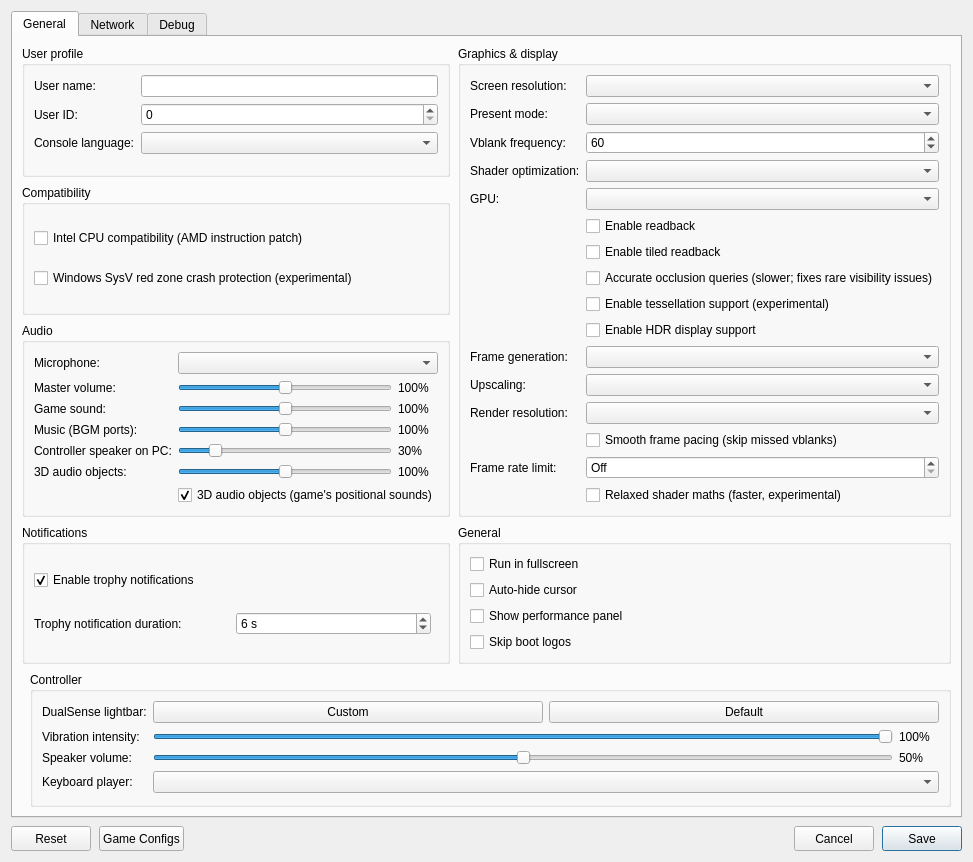
<?xml version="1.0" encoding="UTF-8"?>
<ui version="4.0">
 <class>ConfigurationEditDialog</class>
 <widget class="QDialog" name="ConfigurationEditDialog">
  <property name="geometry">
   <rect>
    <x>0</x>
    <y>0</y>
    <width>900</width>
    <height>620</height>
   </rect>
  </property>
  <property name="windowTitle">
   <string>Settings</string>
  </property>
  <property name="locale">
   <locale language="English" country="UnitedStates"/>
  </property>
  <layout class="QVBoxLayout" name="dialogLayout">
   <property name="spacing"><number>8</number></property>
   <item>
    <widget class="QTabWidget" name="settings_tabs">
     <property name="currentIndex"><number>0</number></property>
     <widget class="QWidget" name="settings_tab">
      <attribute name="title"><string>General</string></attribute>
      <layout class="QGridLayout" name="gridLayout">
       <property name="horizontalSpacing">
        <number>8</number>
       </property>
       <property name="verticalSpacing">
        <number>8</number>
       </property>
       <item row="0" column="0" colspan="2">
        <layout class="QGridLayout" name="sectionsLayout" columnstretch="1,1">
         <property name="horizontalSpacing">
          <number>8</number>
         </property>
         <property name="verticalSpacing">
          <number>8</number>
         </property>
         <item row="0" column="0">
          <widget class="QGroupBox" name="user_profile_group">
           <property name="title">
            <string>User profile</string>
           </property>
           <layout class="QFormLayout" name="userProfileLayout">
            <property name="fieldGrowthPolicy">
             <enum>QFormLayout::AllNonFixedFieldsGrow</enum>
            </property>
            <item row="0" column="0">
             <widget class="QLabel" name="label_user_name">
              <property name="text"><string>User name:</string></property>
             </widget>
            </item>
            <item row="0" column="1">
             <widget class="MandatoryLineEdit" name="lineEdit_user_name">
              <property name="toolTip"><string>Local user name exposed to games</string></property>
              <property name="clearButtonEnabled"><bool>true</bool></property>
             </widget>
            </item>
            <item row="1" column="0">
             <widget class="QLabel" name="label_user_id">
              <property name="text"><string>User ID:</string></property>
             </widget>
            </item>
            <item row="1" column="1">
             <widget class="QSpinBox" name="spinBox_user_id">
              <property name="toolTip"><string>Local user ID exposed to games</string></property>
             </widget>
            </item>
            <item row="2" column="0">
             <widget class="QLabel" name="label_console_language">
              <property name="text"><string>Console language:</string></property>
             </widget>
            </item>
            <item row="2" column="1">
             <widget class="QComboBox" name="comboBox_console_language">
              <property name="toolTip"><string>Language</string></property>
             </widget>
            </item>
           </layout>
          </widget>
         </item>
         <item row="2" column="0">
          <widget class="QGroupBox" name="audio_group">
           <property name="title"><string>Audio</string></property>
           <layout class="QFormLayout" name="audioLayout">
            <property name="fieldGrowthPolicy">
             <enum>QFormLayout::AllNonFixedFieldsGrow</enum>
            </property>
            <item row="0" column="0">
             <widget class="QLabel" name="label_audio_input_device">
              <property name="text"><string>Microphone:</string></property>
             </widget>
            </item>
            <item row="0" column="1">
             <widget class="QComboBox" name="comboBox_audio_input_device"/>
            </item>
           <item row="1" column="0">
            <widget class="QLabel" name="label_audio_master">
             <property name="text"><string>Master volume:</string></property>
            </widget>
           </item>
           <item row="1" column="1">
            <layout class="QHBoxLayout" name="audio_master_layout">
             <item>
              <widget class="QSlider" name="slider_audio_master">
               <property name="toolTip"><string>Everything the game plays on this PC (not the DualSense). 100% is unchanged; above 100% amplifies and can clip.</string></property>
               <property name="maximum"><number>200</number></property>
               <property name="singleStep"><number>5</number></property>
               <property name="pageStep"><number>10</number></property>
               <property name="value"><number>100</number></property>
               <property name="orientation"><enum>Qt::Horizontal</enum></property>
              </widget>
             </item>
             <item>
              <widget class="QLabel" name="label_audio_master_value">
               <property name="minimumSize"><size><width>40</width><height>0</height></size></property>
               <property name="text"><string>100%</string></property>
              </widget>
             </item>
            </layout>
           </item>
           <item row="2" column="0">
            <widget class="QLabel" name="label_audio_main">
             <property name="text"><string>Game sound:</string></property>
            </widget>
           </item>
           <item row="2" column="1">
            <layout class="QHBoxLayout" name="audio_main_layout">
             <item>
              <widget class="QSlider" name="slider_audio_main">
               <property name="toolTip"><string>Game audio on the main output ports (most effects, and music in games that mix it there). 100% is unchanged.</string></property>
               <property name="maximum"><number>200</number></property>
               <property name="singleStep"><number>5</number></property>
               <property name="pageStep"><number>10</number></property>
               <property name="value"><number>100</number></property>
               <property name="orientation"><enum>Qt::Horizontal</enum></property>
              </widget>
             </item>
             <item>
              <widget class="QLabel" name="label_audio_main_value">
               <property name="minimumSize"><size><width>40</width><height>0</height></size></property>
               <property name="text"><string>100%</string></property>
              </widget>
             </item>
            </layout>
           </item>
           <item row="3" column="0">
            <widget class="QLabel" name="label_audio_music">
             <property name="text"><string>Music (BGM ports):</string></property>
            </widget>
           </item>
           <item row="3" column="1">
            <layout class="QHBoxLayout" name="audio_music_layout">
             <item>
              <widget class="QSlider" name="slider_audio_music">
               <property name="toolTip"><string>Music the game plays on its own background-music ports. Has no effect on games that mix music into the main output.</string></property>
               <property name="maximum"><number>200</number></property>
               <property name="singleStep"><number>5</number></property>
               <property name="pageStep"><number>10</number></property>
               <property name="value"><number>100</number></property>
               <property name="orientation"><enum>Qt::Horizontal</enum></property>
              </widget>
             </item>
             <item>
              <widget class="QLabel" name="label_audio_music_value">
               <property name="minimumSize"><size><width>40</width><height>0</height></size></property>
               <property name="text"><string>100%</string></property>
              </widget>
             </item>
            </layout>
           </item>
           <item row="4" column="0">
            <widget class="QLabel" name="label_audio_pad_speaker">
             <property name="text"><string>Controller speaker on PC:</string></property>
            </widget>
           </item>
           <item row="4" column="1">
            <layout class="QHBoxLayout" name="audio_pad_speaker_layout">
             <item>
              <widget class="QSlider" name="slider_audio_pad_speaker">
               <property name="toolTip"><string>Sounds meant for the DualSense speaker when no DualSense plays them (no controller, or not wired/Bluetooth). The console speaker is small, so these are turned down by default.</string></property>
               <property name="maximum"><number>200</number></property>
               <property name="singleStep"><number>5</number></property>
               <property name="pageStep"><number>10</number></property>
               <property name="value"><number>30</number></property>
               <property name="orientation"><enum>Qt::Horizontal</enum></property>
              </widget>
             </item>
             <item>
              <widget class="QLabel" name="label_audio_pad_speaker_value">
               <property name="minimumSize"><size><width>40</width><height>0</height></size></property>
               <property name="text"><string>30%</string></property>
              </widget>
             </item>
            </layout>
           </item>
           <item row="5" column="0">
            <widget class="QLabel" name="label_audio_objects">
             <property name="text"><string>3D audio objects:</string></property>
            </widget>
           </item>
           <item row="5" column="1">
            <layout class="QHBoxLayout" name="audio_objects_layout">
             <item>
              <widget class="QSlider" name="slider_audio_objects">
               <property name="toolTip"><string>Sound effects the game places in 3D (PS5 3D audio object ports), mixed into the game sound on this PC. Game sound and master volume apply on top. 100% is unchanged.</string></property>
               <property name="maximum"><number>200</number></property>
               <property name="singleStep"><number>5</number></property>
               <property name="pageStep"><number>10</number></property>
               <property name="value"><number>100</number></property>
               <property name="orientation"><enum>Qt::Horizontal</enum></property>
              </widget>
             </item>
             <item>
              <widget class="QLabel" name="label_audio_objects_value">
               <property name="minimumSize"><size><width>40</width><height>0</height></size></property>
               <property name="text"><string>100%</string></property>
              </widget>
             </item>
            </layout>
           </item>
           <item row="6" column="1">
            <widget class="QCheckBox" name="checkBox_audio_objects">
             <property name="toolTip"><string>Play the sounds the game places in 3D (PS5 3D audio object ports: ambience, positioned effects). Off drops them, as older Kyty versions did.</string></property>
             <property name="text"><string>3D audio objects (game's positional sounds)</string></property>
             <property name="checked"><bool>true</bool></property>
            </widget>
           </item>
           </layout>
          </widget>
         </item>
         <item row="0" column="1" rowspan="3">
          <widget class="QGroupBox" name="graphics_group">
           <property name="title">
            <string>Graphics &amp;&amp; display</string>
           </property>
           <layout class="QFormLayout" name="graphicsLayout">
            <property name="fieldGrowthPolicy">
             <enum>QFormLayout::AllNonFixedFieldsGrow</enum>
            </property>
            <item row="0" column="0">
             <widget class="QLabel" name="label_screen_resolution">
              <property name="text"><string>Screen resolution:</string></property>
             </widget>
            </item>
            <item row="0" column="1">
             <widget class="QComboBox" name="comboBox_screen_resolution">
              <property name="toolTip"><string>Window resolution</string></property>
             </widget>
            </item>
            <item row="1" column="0">
             <widget class="QLabel" name="label_present_mode">
              <property name="text"><string>Present mode:</string></property>
             </widget>
            </item>
            <item row="1" column="1">
             <widget class="QComboBox" name="comboBox_present_mode">
              <property name="toolTip"><string>Vulkan swapchain presentation mode</string></property>
             </widget>
            </item>
            <item row="2" column="0">
             <widget class="QLabel" name="label_vblank_frequency">
              <property name="text"><string>Vblank frequency:</string></property>
             </widget>
            </item>
            <item row="2" column="1">
             <widget class="QSpinBox" name="spinBox_vblank_frequency">
              <property name="toolTip"><string>Virtual display refresh rate used for frame pacing</string></property>
              <property name="minimum"><number>30</number></property>
              <property name="maximum"><number>360</number></property>
              <property name="value"><number>60</number></property>
             </widget>
            </item>
            <item row="3" column="0">
             <widget class="QLabel" name="label_shader_optimization">
              <property name="text"><string>Shader optimization:</string></property>
             </widget>
            </item>
            <item row="3" column="1">
             <widget class="QComboBox" name="comboBox_shader_optimization_type">
              <property name="toolTip"><string>Optimize shaders for code size or performance</string></property>
             </widget>
            </item>
            <item row="4" column="0">
             <widget class="QLabel" name="label_gpu">
              <property name="text"><string>GPU:</string></property>
             </widget>
            </item>
            <item row="4" column="1">
             <widget class="QComboBox" name="comboBox_gpu">
              <property name="toolTip"><string>Graphics device used by the emulator</string></property>
             </widget>
            </item>
            <item row="5" column="1">
             <widget class="QCheckBox" name="checkBox_readback">
              <property name="toolTip"><string>Read back writable linear images</string></property>
              <property name="text"><string>Enable readback</string></property>
             </widget>
            </item>
            <item row="6" column="1">
             <widget class="QCheckBox" name="checkBox_readback_tiled">
              <property name="toolTip"><string>Read back small writable tiled images</string></property>
              <property name="text"><string>Enable tiled readback</string></property>
             </widget>
            </item>
            <item row="7" column="1">
             <widget class="QCheckBox" name="checkBox_gpu_occlusion">
              <property name="toolTip"><string>Off (default): occlusion queries report everything as visible, which is much faster in heavy levels but may draw objects or effects that the game hides behind walls. On: the GPU counts visible samples as on the console (slower; fixes rare visibility issues).</string></property>
              <property name="text"><string>Accurate occlusion queries (slower; fixes rare visibility issues)</string></property>
             </widget>
            </item>
            <item row="8" column="1">
             <widget class="QCheckBox" name="checkBox_tessellation">
              <property name="toolTip"><string>Draw tessellated geometry. Disabled by default; unsupported tessellation may cause crashes.</string></property>
              <property name="text"><string>Enable tessellation support (experimental)</string></property>
             </widget>
            </item>
            <item row="9" column="1">
             <widget class="QCheckBox" name="checkBox_hdr">
              <property name="toolTip"><string>Enable HDR10 output for supported games. Requires HDR enabled on the host display.</string></property>
              <property name="text"><string>Enable HDR display support</string></property>
             </widget>
            </item>
            <item row="10" column="0">
             <widget class="QLabel" name="label_frame_generation">
              <property name="text"><string>Frame generation:</string></property>
             </widget>
            </item>
            <item row="10" column="1">
             <widget class="QComboBox" name="comboBox_frame_generation">
              <property name="toolTip"><string>Frame generation (Astro Bot, Astro's Playroom). DLSS-G: an RTX 40 or 50 card and the Streamline files in the "streamline" folder; 3x and 4x need an RTX 50 card. AMD FSR 3.1 (experimental): any GPU, 2x, with FSR upscaling or the game's own (not with DLSS upscaling); on Linux and macOS the only choice, best with Vblank frequency at twice the game's frame rate (e.g. 120).</string></property>
             </widget>
            </item>
            <item row="11" column="0">
             <widget class="QLabel" name="label_upscaler">
              <property name="text"><string>Upscaling:</string></property>
             </widget>
            </item>
            <item row="11" column="1">
             <widget class="QComboBox" name="comboBox_upscaler">
              <property name="toolTip"><string>DLSS (any RTX card) or FSR 3.1 (any GPU) replaces the game's own anti-aliasing (TAA) and upscales from the render resolution below (Astro Bot).</string></property>
             </widget>
            </item>
            <item row="12" column="0">
             <widget class="QLabel" name="label_render_resolution">
              <property name="text"><string>Render resolution:</string></property>
             </widget>
            </item>
            <item row="14" column="0">
             <widget class="QLabel" name="label_frame_rate_limit">
              <property name="text"><string>Frame rate limit:</string></property>
             </widget>
            </item>
            <item row="14" column="1">
             <widget class="QSpinBox" name="spinBox_frame_rate_limit">
              <property name="toolTip"><string>With frame generation on: NVIDIA Reflex holds the game's rendered frames to at most this rate, so generated frames are evenly spaced (on screen: this times the frame generation factor). Pick a rate your PC holds steadily, e.g. 40 or 60 with a 120 Vblank frequency. Off: no limit.</string></property>
              <property name="specialValueText"><string>Off</string></property>
              <property name="suffix"><string> fps</string></property>
              <property name="minimum"><number>19</number></property>
              <property name="maximum"><number>240</number></property>
              <property name="value"><number>19</number></property>
             </widget>
            </item>
            <item row="15" column="1">
             <widget class="QCheckBox" name="checkBox_relaxed_shader_maths">
              <property name="toolTip"><string>Experimental: maps the PS5 GPU's exact float rules (NaN-aware min/max, denormals, rounding) to the PC GPU's own instructions. Smaller shaders that compile and run a little faster; if you see sparkles, black or white pixels or broken effects, turn it off. The first start after changing it compiles the shaders again (KYTY_FLOAT_PROFILE=relaxed).</string></property>
              <property name="text"><string>Relaxed shader maths (faster, experimental)</string></property>
             </widget>
            </item>
            <item row="13" column="1">
             <widget class="QCheckBox" name="checkBox_smooth_frame_pacing">
              <property name="toolTip"><string>Runs the emulator's virtual vblank on an absolute timeline: after a slow frame, a vblank is skipped instead of the next frames being shown back to back to catch up. Can feel smoother when the frame rate dips (KYTY_PRESENT_ABS_VBLANK). With Present mode Immediate, frames are shown as soon as they are ready, at most one per vblank.</string></property>
              <property name="text"><string>Smooth frame pacing (skip missed vblanks)</string></property>
             </widget>
            </item>
            <item row="12" column="1">
             <widget class="QComboBox" name="comboBox_render_resolution">
              <property name="toolTip"><string>Astro Bot (01.018) and Astro's Playroom (01.905): the resolution the game draws its 3D image at, before its TAA, DLSS or FSR upscales it. Lower is faster; 960x540 is the fastest. No patch file needed (a "Fixed render resolution" patch, if enabled, wins).</string></property>
             </widget>
            </item>
           </layout>
          </widget>
         </item>
         <item row="3" column="0">
          <widget class="QGroupBox" name="notifications_group">
           <property name="title"><string>Notifications</string></property>
           <layout class="QVBoxLayout" name="notificationsLayout">
            <item>
             <widget class="QCheckBox" name="checkBox_trophy_notifications">
              <property name="toolTip"><string>Show trophy unlock notifications and play their sound.
    To use your own sound, replace the emulator's assets/sounds/trophy-unlock.wav with a WAV file and restart the game.</string></property>
              <property name="text"><string>Enable trophy notifications</string></property>
              <property name="checked"><bool>true</bool></property>
             </widget>
            </item>
            <item>
             <layout class="QHBoxLayout" name="trophyDurationLayout">
              <item>
               <widget class="QLabel" name="label_trophy_duration">
                <property name="text"><string>Trophy notification duration:</string></property>
               </widget>
              </item>
              <item>
               <widget class="QSpinBox" name="spinBox_trophy_duration">
                <property name="toolTip"><string>How long each trophy unlock notification stays on screen.</string></property>
                <property name="suffix"><string> s</string></property>
                <property name="minimum"><number>5</number></property>
                <property name="maximum"><number>10</number></property>
                <property name="value"><number>6</number></property>
               </widget>
              </item>
              <item>
               <spacer name="trophyDurationSpacer">
                <property name="orientation"><enum>Qt::Horizontal</enum></property>
               </spacer>
              </item>
             </layout>
            </item>
           </layout>
          </widget>
         </item>
         <item row="3" column="1">
          <widget class="QGroupBox" name="general_group">
           <property name="title"><string>General</string></property>
           <layout class="QVBoxLayout" name="generalLayout">
            <item>
             <widget class="QCheckBox" name="checkBox_fullscreen">
              <property name="toolTip"><string>Run in borderless desktop fullscreen</string></property>
              <property name="text"><string>Run in fullscreen</string></property>
             </widget>
            </item>
            <item>
             <widget class="QCheckBox" name="checkBox_hide_cursor">
              <property name="toolTip"><string>Hide the host cursor after 2 seconds without mouse activity</string></property>
              <property name="text"><string>Auto-hide cursor</string></property>
             </widget>
            </item>
            <item>
             <widget class="QCheckBox" name="checkBox_perf_overlay">
              <property name="toolTip"><string>Show FPS, frame times, CPU/GPU usage, RAM and memory pressure in the game window. Press F2 (Cmd+P on macOS) to toggle it, and add Shift for the detailed view.</string></property>
              <property name="text"><string>Show performance panel</string></property>
             </widget>
            </item>
            <item>
             <widget class="QCheckBox" name="checkBox_skip_notice_screen">
              <property name="toolTip"><string>Skip startup logos and notices in supported games.</string></property>
              <property name="text"><string>Skip boot logos</string></property>
             </widget>
            </item>
           </layout>
          </widget>
         </item>
         <item row="1" column="0">
          <widget class="QGroupBox" name="compatibility_group">
           <property name="title">
            <string>Compatibility</string>
           </property>
           <layout class="QVBoxLayout" name="compatibilityLayout">
            <item>
             <widget class="QCheckBox" name="checkBox_amd_cpu">
              <property name="toolTip"><string>Emulates the PS5's AMD-only instructions (EXTRQ/INSERTQ) and AMD's VRSQRTPS results. Partly checked (default): automatic, on for Intel and other non-AMD CPUs, off for AMD CPUs. Checked: always on. Unchecked: always off.</string></property>
              <property name="text"><string>Intel CPU compatibility (AMD instruction patch)</string></property>
             </widget>
            </item>
            <item>
             <widget class="QCheckBox" name="checkBox_red_zone_protection">
              <property name="toolTip"><string>Helps prevent crashes in some games on Windows</string></property>
              <property name="text"><string>Windows SysV red zone crash protection (experimental)</string></property>
             </widget>
            </item>
           </layout>
          </widget>
         </item>
        </layout>
       </item>
       <item row="1" column="1">
        <widget class="QGroupBox" name="controller_group">
         <property name="title"><string>Controller</string></property>
         <layout class="QFormLayout" name="controllerLayout">
          <property name="fieldGrowthPolicy"><enum>QFormLayout::AllNonFixedFieldsGrow</enum></property>
          <item row="0" column="0">
           <widget class="QLabel" name="label_controller_color">
            <property name="text"><string>DualSense lightbar:</string></property>
           </widget>
          </item>
          <item row="0" column="1">
           <layout class="QHBoxLayout" name="controllerColorLayout">
            <item>
             <widget class="QPushButton" name="button_controller_color">
              <property name="toolTip"><string>Choose and preview a fixed LED color. Bluetooth DualSense may take several seconds to update.</string></property>
              <property name="text"><string>Custom</string></property>
             </widget>
            </item>
            <item>
             <widget class="QPushButton" name="button_controller_color_reset">
              <property name="toolTip"><string>Let the game control the lightbar</string></property>
              <property name="text"><string>Default</string></property>
             </widget>
            </item>
           </layout>
          </item>
          <item row="1" column="0">
           <widget class="QLabel" name="label_controller_vibration">
            <property name="text"><string>Vibration intensity:</string></property>
           </widget>
          </item>
          <item row="1" column="1">
           <layout class="QHBoxLayout" name="controllerVibrationLayout">
            <item>
             <widget class="QSlider" name="slider_controller_vibration">
              <property name="toolTip"><string>Scale DualSense vibration over USB and Bluetooth</string></property>
              <property name="maximum"><number>100</number></property>
              <property name="value"><number>100</number></property>
              <property name="orientation"><enum>Qt::Horizontal</enum></property>
             </widget>
            </item>
            <item>
             <widget class="QLabel" name="label_controller_vibration_value">
              <property name="minimumSize"><size><width>40</width><height>0</height></size></property>
              <property name="text"><string>100%</string></property>
             </widget>
            </item>
           </layout>
          </item>
          <item row="2" column="0">
           <widget class="QLabel" name="label_controller_volume">
            <property name="text"><string>Speaker volume:</string></property>
           </widget>
          </item>
          <item row="2" column="1">
           <layout class="QHBoxLayout" name="controllerVolumeLayout">
            <item>
             <widget class="QSlider" name="slider_controller_volume">
              <property name="toolTip"><string>Scale the DualSense speaker over USB and Bluetooth. 50% is the previous default; 100% adds 6 dB of gain.</string></property>
              <property name="maximum"><number>100</number></property>
              <property name="value"><number>50</number></property>
              <property name="orientation"><enum>Qt::Horizontal</enum></property>
             </widget>
            </item>
            <item>
             <widget class="QLabel" name="label_controller_volume_value">
              <property name="minimumSize"><size><width>40</width><height>0</height></size></property>
              <property name="text"><string>50%</string></property>
             </widget>
            </item>
           </layout>
          </item>
          <item row="3" column="0">
           <widget class="QLabel" name="label_keyboard_player">
            <property name="text"><string>Keyboard player:</string></property>
           </widget>
          </item>
          <item row="3" column="1">
           <widget class="QComboBox" name="comboBox_keyboard_player">
            <property name="toolTip"><string>Gamepads fill the remaining players in connection order. Every player uses the same input mapping.</string></property>
           </widget>
          </item>
         </layout>
        </widget>
       </item>
      </layout>
     </widget>
     <widget class="QWidget" name="network_tab">
      <attribute name="title"><string>Network</string></attribute>
      <layout class="QVBoxLayout" name="networkTabLayout">
       <item>
        <widget class="QCheckBox" name="checkBox_network_connected">
         <property name="toolTip"><string>Let games use your computer's local network connection.</string></property>
         <property name="text"><string>Enable network connection</string></property>
        </widget>
       </item>
       <item>
        <spacer name="networkSpacer">
         <property name="orientation"><enum>Qt::Vertical</enum></property>
         <property name="sizeHint" stdset="0"><size><width>20</width><height>40</height></size></property>
        </spacer>
       </item>
      </layout>
     </widget>
     <widget class="QWidget" name="debug_tab">
      <attribute name="title"><string>Debug</string></attribute>
      <layout class="QVBoxLayout" name="debugTabLayout">
       <item>
        <widget class="QGroupBox" name="debug_group">
         <property name="title">
          <string>Debugging &amp;&amp; logs</string>
         </property>
         <layout class="QGridLayout" name="debugLayout" columnstretch="0,1,0,1">
          <property name="horizontalSpacing"><number>8</number></property>
          <property name="verticalSpacing"><number>6</number></property>
          <item row="0" column="0" colspan="2">
           <widget class="QCheckBox" name="checkBox_vulkan_validation">
            <property name="toolTip"><string>Enable Vulkan validation layers</string></property>
            <property name="text"><string>Vulkan validation</string></property>
            <property name="checked"><bool>true</bool></property>
           </widget>
          </item>
          <item row="0" column="2" colspan="2">
           <widget class="QCheckBox" name="checkBox_shader_validation">
            <property name="toolTip"><string>Validate SPIR-V binary</string></property>
            <property name="text"><string>Shader validation</string></property>
            <property name="checked"><bool>true</bool></property>
           </widget>
          </item>
          <item row="1" column="0" colspan="2">
           <widget class="QCheckBox" name="checkBox_renderdoc_capture">
            <property name="toolTip"><string>Enable RenderDoc capture</string></property>
            <property name="text"><string>RenderDoc capture</string></property>
           </widget>
          </item>
          <item row="1" column="2" colspan="2">
           <widget class="QCheckBox" name="checkBox_cmd_dump">
            <property name="toolTip"><string>Dump command buffers</string></property>
            <property name="text"><string>Command buffer dump</string></property>
           </widget>
          </item>
          <item row="2" column="0">
           <widget class="QLabel" name="label_shader_log_direction">
            <property name="text"><string>Shader logging:</string></property>
           </widget>
          </item>
          <item row="2" column="1">
           <widget class="QComboBox" name="comboBox_shader_log_direction">
            <property name="toolTip"><string>Dump shaders to file or console window. If enabled may decrease emulator performance</string></property>
           </widget>
          </item>
          <item row="2" column="2">
           <widget class="QLabel" name="label_shader_log_folder">
            <property name="text"><string>Shader log folder:</string></property>
           </widget>
          </item>
          <item row="2" column="3">
           <widget class="MandatoryLineEdit" name="lineEdit_shader_log_folder">
            <property name="toolTip"><string>Specify directory to dump shaders</string></property>
            <property name="clearButtonEnabled"><bool>true</bool></property>
           </widget>
          </item>
          <item row="3" column="0">
           <widget class="QLabel" name="label_printf_direction">
            <property name="text"><string>Printf output:</string></property>
           </widget>
          </item>
          <item row="3" column="1">
           <widget class="QComboBox" name="comboBox_printf_direction">
            <property name="toolTip"><string>Print logs to file or console window. If enabled may decrease emulator performance</string></property>
           </widget>
          </item>
          <item row="3" column="2">
           <widget class="QLabel" name="label_printf_file">
            <property name="text"><string>Printf output file:</string></property>
           </widget>
          </item>
          <item row="3" column="3">
           <widget class="MandatoryLineEdit" name="lineEdit_printf_file">
            <property name="toolTip"><string>Specify file to dump logs</string></property>
            <property name="clearButtonEnabled"><bool>true</bool></property>
           </widget>
          </item>
          <item row="4" column="0">
           <widget class="QCheckBox" name="checkBox_profiler">
            <property name="toolTip"><string>Enable the Tracy profiler. Profiling may decrease emulator performance</string></property>
            <property name="text"><string>Tracy profiler</string></property>
           </widget>
          </item>
          <item row="4" column="2">
           <widget class="QLabel" name="label_cmd_dump_folder">
            <property name="text"><string>Command buffer folder:</string></property>
           </widget>
          </item>
          <item row="4" column="3">
           <widget class="MandatoryLineEdit" name="lineEdit_cmd_dump_folder">
            <property name="toolTip"><string>Specify directory to dump command buffers</string></property>
            <property name="clearButtonEnabled"><bool>true</bool></property>
           </widget>
          </item>
         </layout>
        </widget>
       </item>
       <item>
        <widget class="QGroupBox" name="rendering_compatibility_group">
         <property name="title"><string>Rendering compatibility</string></property>
         <layout class="QVBoxLayout" name="renderingCompatibilityLayout">
          <item>
           <widget class="QLabel" name="label_rendering_compatibility">
            <property name="text"><string>These settings may help with rendering bugs at a slight performance cost.</string></property>
            <property name="wordWrap"><bool>true</bool></property>
           </widget>
          </item>
          <item>
           <widget class="QCheckBox" name="checkBox_sync_raw_image_buffers">
            <property name="toolTip"><string>Can fix missing textures and incorrect transparency (Resident Evil 2).</string></property>
            <property name="text"><string>Accurate texture synchronization</string></property>
           </widget>
          </item>
         </layout>
        </widget>
       </item>
       <item>
        <spacer name="debugSpacer">
         <property name="orientation"><enum>Qt::Vertical</enum></property>
         <property name="sizeHint" stdset="0"><size><width>20</width><height>40</height></size></property>
        </spacer>
       </item>
      </layout>
     </widget>
    </widget>
   </item>
   <item>
    <layout class="QHBoxLayout" name="buttonLayout">
     <item>
     <widget class="QPushButton" name="clear_button">
       <property name="minimumSize"><size><width>80</width><height>25</height></size></property>
       <property name="text"><string>Reset</string></property>
       <property name="toolTip"><string>Restore default settings</string></property>
      </widget>
     </item>
     <item>
      <widget class="QPushButton" name="settings_button">
       <property name="minimumSize"><size><width>80</width><height>25</height></size></property>
       <property name="text"><string>Game Configs</string></property>
       <property name="toolTip"><string>Import or export game configs</string></property>
      </widget>
     </item>
     <item>
      <spacer name="buttonSpacer">
       <property name="orientation"><enum>Qt::Horizontal</enum></property>
       <property name="sizeHint" stdset="0"><size><width>40</width><height>20</height></size></property>
      </spacer>
     </item>
     <item>
      <widget class="QPushButton" name="cancel_button">
       <property name="minimumSize"><size><width>80</width><height>25</height></size></property>
       <property name="text"><string>Cancel</string></property>
      </widget>
     </item>
     <item>
      <widget class="QPushButton" name="ok_button">
       <property name="minimumSize"><size><width>80</width><height>25</height></size></property>
       <property name="text"><string>Save</string></property>
       <property name="default"><bool>true</bool></property>
      </widget>
     </item>
    </layout>
   </item>
  </layout>
 </widget>
 <customwidgets>
  <customwidget>
   <class>MandatoryLineEdit</class>
   <extends>QLineEdit</extends>
   <header>mandatoryLineEdit.h</header>
  </customwidget>
 </customwidgets>
 <resources/>
</ui>
